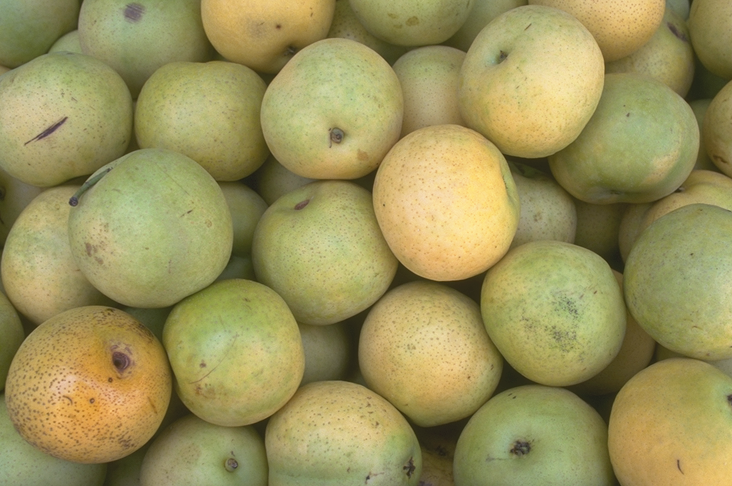
#> input picture computer-vision/segmentation/src/img/pears.png, 732 x 486 px
$ python watershed_recon2.py
#> lines starting #> are read from the running program, lines starting #| are printed output that depends on the picture; after the words box and inside, x2 and y2 are one past the last pixel; in counts of white or black regions, pixels touching at a corner belong together
import sys
import cv2
import numpy as np
from scipy.ndimage import label
from matplotlib import pyplot as plt
from skimage.morphology import reconstruction

def myimshow(im, wname = 'display', timeout = 4):
    cv2.imshow(wname, im)
    cv2.waitKey(timeout * 1000)
    cv2.destroyAllWindows()

im = cv2.imread('pears.png')
#> im is the input picture: shape (486, 732, 3); mean B, G, R 91.1, 146.4, 154.5
im = cv2.cvtColor(im, cv2.COLOR_BGR2GRAY)
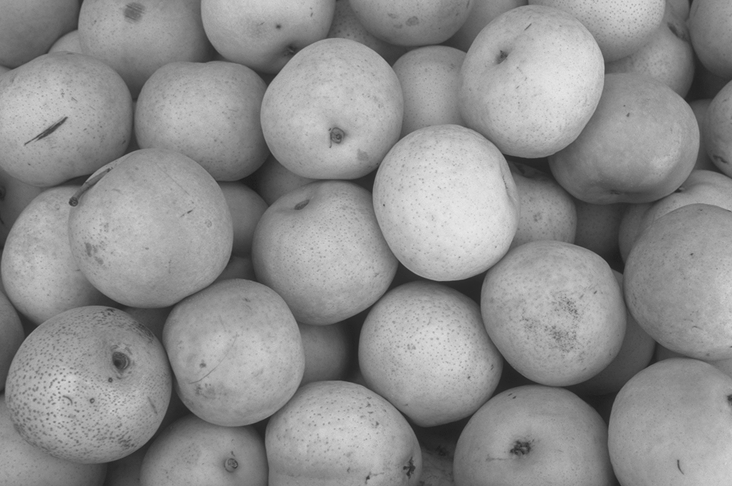
#> im: shape (486, 732); min 28, max 232, mean 142.5
im_eq = cv2.equalizeHist(im)
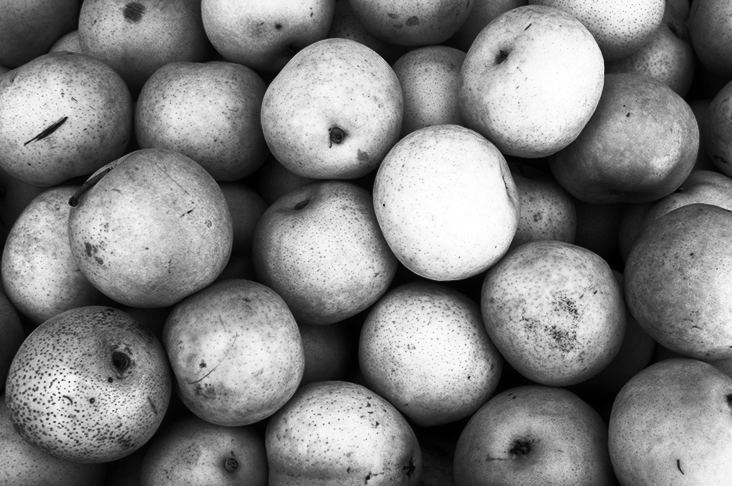
#> im_eq: shape (486, 732); min 0, max 255, mean 128.6
se = cv2.getStructuringElement(cv2.MORPH_ELLIPSE, (9, 9))
se_large = cv2.getStructuringElement(cv2.MORPH_ELLIPSE, (18, 18))
im_dil = cv2.dilate(im_eq, se)
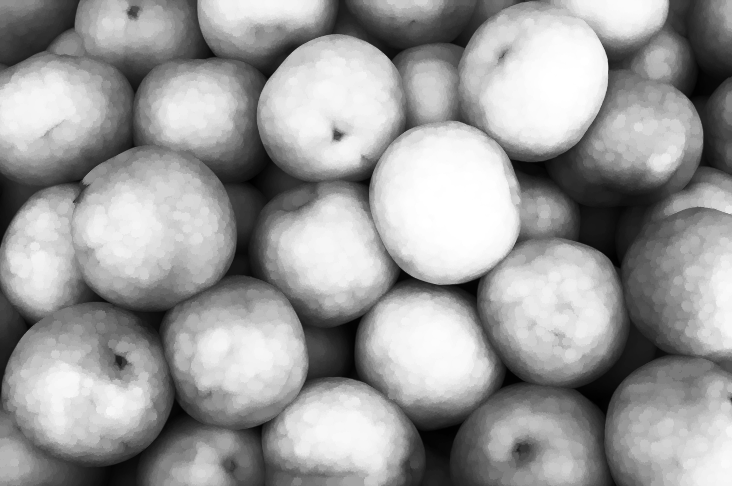
#> im_dil: shape (486, 732); min 0, max 255, mean 154.9
myimshow(im_dil)
im_op = cv2.morphologyEx(im_dil, cv2.MORPH_OPEN, se)
im_cl = cv2.morphologyEx(im_dil, cv2.MORPH_CLOSE, se)
im_bw = cv2.adaptiveThreshold(im_cl, 255, cv2.ADAPTIVE_THRESH_MEAN_C,\
        cv2.THRESH_BINARY, 95, 0)
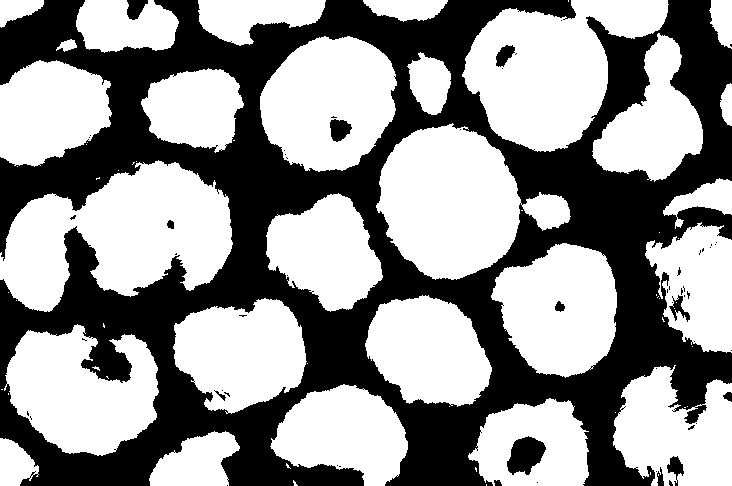
#> im_bw: shape (486, 732); 57.7% white; 58 black regions (45 under 20 px), largest, box (x1, y1, x2, y2) and area: (0, 0, 732, 486) 147649, (507, 436, 546, 475) 1014, (330, 119, 352, 142) 357
im_bw = cv2.erode(im_bw, se, iterations = 2)
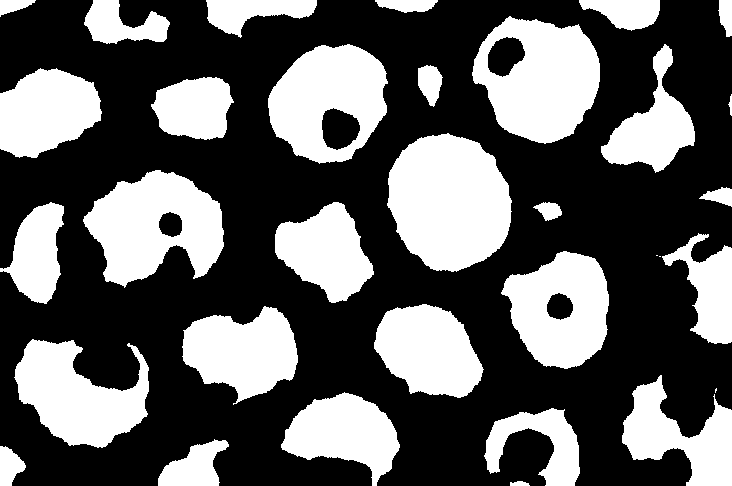
#> im_bw: shape (486, 732); 37.5% white; 33 white regions (3 under 20 px), largest, box (x1, y1, x2, y2) and area: (387, 133, 512, 272) 13189, (472, 16, 600, 144) 10921, (83, 170, 224, 288) 10355
im_bw = cv2.morphologyEx(im_bw, cv2.MORPH_OPEN, se_large)
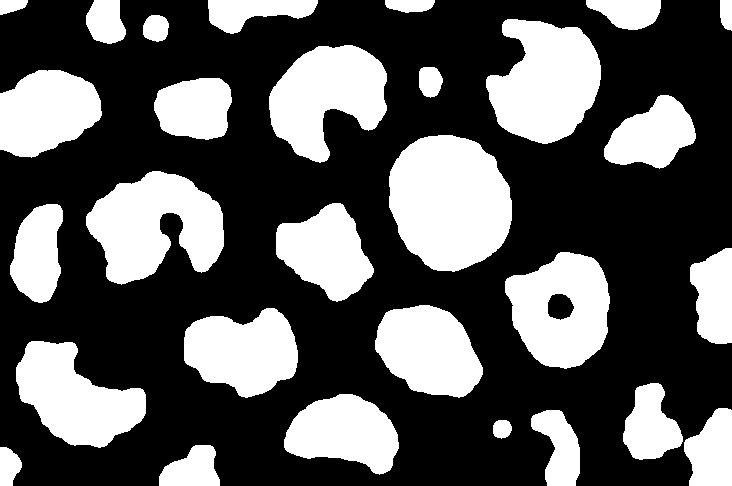
#> im_bw: shape (486, 732); 35.4% white; 29 white regions, largest, box (x1, y1, x2, y2) and area: (389, 135, 512, 272) 13148, (86, 171, 224, 285) 10087, (486, 19, 601, 144) 10078
myimshow(im_bw, timeout = 100)
